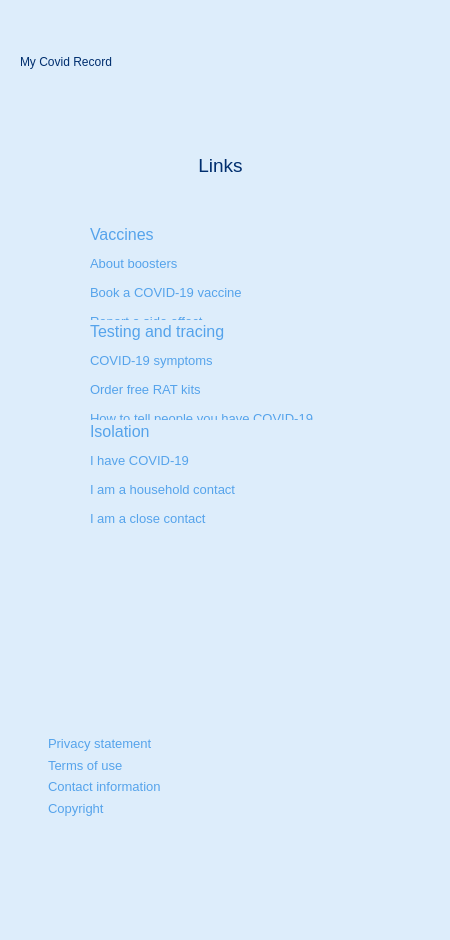
   <widget class="QWidget" name="linkPage">
    <property name="styleSheet">
     <string notr="true">background-color: rgb(221, 237, 251);</string>
    </property>
    <widget class="QLabel" name="topLogoLable_4">
     <property name="geometry">
      <rect>
       <x>240</x>
       <y>30</y>
       <width>171</width>
       <height>81</height>
      </rect>
     </property>
     <property name="styleSheet">
      <string notr="true">color: rgb(255, 255, 255);</string>
     </property>
     <property name="text">
      <string>&lt;html&gt;&lt;head/&gt;&lt;body&gt;&lt;p&gt;&lt;img src=&quot;:/IconsAndImages/MOHLOgo.svg&quot;/&gt;&lt;/p&gt;&lt;/body&gt;&lt;/html&gt;</string>
     </property>
    </widget>
    <widget class="QLabel" name="myCovidRecordLabel_4">
     <property name="geometry">
      <rect>
       <x>20</x>
       <y>50</y>
       <width>172</width>
       <height>24</height>
      </rect>
     </property>
     <property name="styleSheet">
      <string notr="true">font: 700 16pt &quot;Fira Sans&quot;;
color: #002E6E;</string>
     </property>
     <property name="text">
      <string>My Covid Record</string>
     </property>
    </widget>
    <widget class="QGroupBox" name="groupBox_2">
     <property name="geometry">
      <rect>
       <x>40</x>
       <y>190</y>
       <width>351</width>
       <height>431</height>
      </rect>
     </property>
     <property name="styleSheet">
      <string notr="true">border: none;</string>
     </property>
     <property name="title">
      <string/>
     </property>
     <widget class="QWidget" name="verticalLayoutWidget">
      <property name="geometry">
       <rect>
        <x>50</x>
        <y>33</y>
        <width>231</width>
        <height>110</height>
       </rect>
      </property>
      <layout class="QVBoxLayout" name="verticalLayout">
       <item>
        <widget class="QLabel" name="Heading">
         <property name="styleSheet">
          <string notr="true">font: 700 16pt &quot;Fira Sans&quot;;
color: rgb(85, 163, 235);</string>
         </property>
         <property name="text">
          <string>&lt;html&gt;&lt;head/&gt;&lt;body&gt;&lt;p&gt;&lt;span style=&quot; font-size:12pt;&quot;&gt;Vaccines&lt;/span&gt;&lt;/p&gt;&lt;/body&gt;&lt;/html&gt;</string>
         </property>
        </widget>
       </item>
       <item>
        <widget class="QLabel" name="link_2">
         <property name="styleSheet">
          <string notr="true">font: 700 16pt &quot;Fira Sans&quot;;
color: rgb(85, 163, 235);</string>
         </property>
         <property name="text">
          <string>&lt;html&gt;&lt;head/&gt;&lt;body&gt;&lt;p&gt;&lt;span style=&quot; font-size:10pt; font-weight:400;&quot;&gt;About boosters&lt;/span&gt;&lt;/p&gt;&lt;/body&gt;&lt;/html&gt;</string>
         </property>
        </widget>
       </item>
       <item>
        <widget class="QLabel" name="link">
         <property name="styleSheet">
          <string notr="true">font: 700 16pt &quot;Fira Sans&quot;;
color: rgb(85, 163, 235);</string>
         </property>
         <property name="text">
          <string>&lt;html&gt;&lt;head/&gt;&lt;body&gt;&lt;p&gt;&lt;span style=&quot; font-size:10pt; font-weight:400;&quot;&gt;Book a COVID-19 vaccine&lt;/span&gt;&lt;/p&gt;&lt;/body&gt;&lt;/html&gt;</string>
         </property>
        </widget>
       </item>
       <item>
        <widget class="QLabel" name="link_3">
         <property name="styleSheet">
          <string notr="true">font: 700 16pt &quot;Fira Sans&quot;;
color: rgb(85, 163, 235);</string>
         </property>
         <property name="text">
          <string>&lt;html&gt;&lt;head/&gt;&lt;body&gt;&lt;p&gt;&lt;span style=&quot; font-size:10pt; font-weight:400;&quot;&gt;Report a side effect&lt;/span&gt;&lt;/p&gt;&lt;/body&gt;&lt;/html&gt;</string>
         </property>
        </widget>
       </item>
      </layout>
     </widget>
     <widget class="QWidget" name="verticalLayoutWidget_2">
      <property name="geometry">
       <rect>
        <x>50</x>
        <y>130</y>
        <width>293</width>
        <height>110</height>
       </rect>
      </property>
      <layout class="QVBoxLayout" name="verticalLayout_2">
       <item>
        <widget class="QLabel" name="Heading_3">
         <property name="styleSheet">
          <string notr="true">font: 700 16pt &quot;Fira Sans&quot;;
color: rgb(85, 163, 235);</string>
         </property>
         <property name="text">
          <string>&lt;html&gt;&lt;head/&gt;&lt;body&gt;&lt;p&gt;&lt;span style=&quot; font-size:12pt;&quot;&gt;Testing and tracing&lt;/span&gt;&lt;/p&gt;&lt;/body&gt;&lt;/html&gt;</string>
         </property>
        </widget>
       </item>
       <item>
        <widget class="QLabel" name="link_4">
         <property name="styleSheet">
          <string notr="true">font: 700 16pt &quot;Fira Sans&quot;;
color: rgb(85, 163, 235);</string>
         </property>
         <property name="text">
          <string>&lt;html&gt;&lt;head/&gt;&lt;body&gt;&lt;p&gt;&lt;span style=&quot; font-size:10pt; font-weight:400;&quot;&gt;COVID-19 symptoms&lt;/span&gt;&lt;/p&gt;&lt;/body&gt;&lt;/html&gt;</string>
         </property>
        </widget>
       </item>
       <item>
        <widget class="QLabel" name="link_5">
         <property name="styleSheet">
          <string notr="true">font: 700 16pt &quot;Fira Sans&quot;;
color: rgb(85, 163, 235);</string>
         </property>
         <property name="text">
          <string>&lt;html&gt;&lt;head/&gt;&lt;body&gt;&lt;p&gt;&lt;span style=&quot; font-size:10pt; font-weight:400;&quot;&gt;Order free RAT kits&lt;/span&gt;&lt;/p&gt;&lt;/body&gt;&lt;/html&gt;</string>
         </property>
        </widget>
       </item>
       <item>
        <widget class="QLabel" name="link_6">
         <property name="styleSheet">
          <string notr="true">font: 700 16pt &quot;Fira Sans&quot;;
color: rgb(85, 163, 235);</string>
         </property>
         <property name="text">
          <string>&lt;html&gt;&lt;head/&gt;&lt;body&gt;&lt;p&gt;&lt;span style=&quot; font-size:10pt; font-weight:400;&quot;&gt;How to tell people you have COVID-19&lt;/span&gt;&lt;/p&gt;&lt;/body&gt;&lt;/html&gt;</string>
         </property>
        </widget>
       </item>
      </layout>
     </widget>
     <widget class="QWidget" name="verticalLayoutWidget_3">
      <property name="geometry">
       <rect>
        <x>50</x>
        <y>230</y>
        <width>231</width>
        <height>110</height>
       </rect>
      </property>
      <layout class="QVBoxLayout" name="verticalLayout_5">
       <item>
        <widget class="QLabel" name="Heading_5">
         <property name="styleSheet">
          <string notr="true">font: 700 16pt &quot;Fira Sans&quot;;
color: rgb(85, 163, 235);</string>
         </property>
         <property name="text">
          <string>&lt;html&gt;&lt;head/&gt;&lt;body&gt;&lt;p&gt;&lt;span style=&quot; font-size:12pt;&quot;&gt;Isolation&lt;/span&gt;&lt;/p&gt;&lt;/body&gt;&lt;/html&gt;</string>
         </property>
        </widget>
       </item>
       <item>
        <widget class="QLabel" name="link_10">
         <property name="styleSheet">
          <string notr="true">font: 700 16pt &quot;Fira Sans&quot;;
color: rgb(85, 163, 235);</string>
         </property>
         <property name="text">
          <string>&lt;html&gt;&lt;head/&gt;&lt;body&gt;&lt;p&gt;&lt;span style=&quot; font-size:10pt; font-weight:400;&quot;&gt;I have COVID-19&lt;/span&gt;&lt;/p&gt;&lt;/body&gt;&lt;/html&gt;</string>
         </property>
        </widget>
       </item>
       <item>
        <widget class="QLabel" name="link_11">
         <property name="styleSheet">
          <string notr="true">font: 700 16pt &quot;Fira Sans&quot;;
color: rgb(85, 163, 235);</string>
         </property>
         <property name="text">
          <string>&lt;html&gt;&lt;head/&gt;&lt;body&gt;&lt;p&gt;&lt;span style=&quot; font-size:10pt; font-weight:400;&quot;&gt;I am a household contact&lt;/span&gt;&lt;/p&gt;&lt;/body&gt;&lt;/html&gt;</string>
         </property>
        </widget>
       </item>
       <item>
        <widget class="QLabel" name="link_12">
         <property name="styleSheet">
          <string notr="true">font: 700 16pt &quot;Fira Sans&quot;;
color: rgb(85, 163, 235);</string>
         </property>
         <property name="text">
          <string>&lt;html&gt;&lt;head/&gt;&lt;body&gt;&lt;p&gt;&lt;span style=&quot; font-size:10pt; font-weight:400;&quot;&gt;I am a close contact&lt;/span&gt;&lt;/p&gt;&lt;/body&gt;&lt;/html&gt;</string>
         </property>
        </widget>
       </item>
      </layout>
     </widget>
    </widget>
    <widget class="QLabel" name="linksHeading">
     <property name="enabled">
      <bool>true</bool>
     </property>
     <property name="geometry">
      <rect>
       <x>0</x>
       <y>140</y>
       <width>441</width>
       <height>51</height>
      </rect>
     </property>
     <property name="styleSheet">
      <string notr="true">font: 700 16pt &quot;Fira Sans&quot;;
text-align: center;
color: rgb(0, 46, 110);</string>
     </property>
     <property name="text">
      <string>&lt;html&gt;&lt;head/&gt;&lt;body&gt;&lt;p&gt;&lt;span style=&quot; font-size:14pt;&quot;&gt;Links&lt;/span&gt;&lt;/p&gt;&lt;/body&gt;&lt;/html&gt;</string>
     </property>
     <property name="alignment">
      <set>Qt::AlignCenter</set>
     </property>
    </widget>
    <widget class="QLabel" name="nzGovIconLabel_2">
     <property name="geometry">
      <rect>
       <x>0</x>
       <y>790</y>
       <width>431</width>
       <height>141</height>
      </rect>
     </property>
     <property name="text">
      <string>&lt;html&gt;&lt;head/&gt;&lt;body&gt;&lt;p&gt;&lt;img src=&quot;:/IconsAndImages/NZGovernmentLogo.svg&quot;/&gt;&lt;/p&gt;&lt;/body&gt;&lt;/html&gt;</string>
     </property>
     <property name="alignment">
      <set>Qt::AlignCenter</set>
     </property>
    </widget>
    <widget class="QLabel" name="topLogoLable_5">
     <property name="geometry">
      <rect>
       <x>210</x>
       <y>740</y>
       <width>221</width>
       <height>81</height>
      </rect>
     </property>
     <property name="styleSheet">
      <string notr="true">color: rgb(255, 255, 255);</string>
     </property>
     <property name="text">
      <string>&lt;html&gt;&lt;head/&gt;&lt;body&gt;&lt;p&gt;&lt;img src=&quot;:/IconsAndImages/MOHLOgo.svg&quot;/&gt;&lt;/p&gt;&lt;/body&gt;&lt;/html&gt;</string>
     </property>
     <property name="alignment">
      <set>Qt::AlignCenter</set>
     </property>
    </widget>
    <widget class="QWidget" name="verticalLayoutWidget_4">
     <property name="geometry">
      <rect>
       <x>20</x>
       <y>733</y>
       <width>211</width>
       <height>86</height>
      </rect>
     </property>
     <layout class="QVBoxLayout" name="verticalLayout_6">
      <property name="spacing">
       <number>0</number>
      </property>
      <property name="leftMargin">
       <number>28</number>
      </property>
      <item>
       <widget class="QLabel" name="link_13">
        <property name="styleSheet">
         <string notr="true">font: 700 16pt &quot;Fira Sans&quot;;
color: rgb(85, 163, 235);</string>
        </property>
        <property name="text">
         <string>&lt;html&gt;&lt;head/&gt;&lt;body&gt;&lt;p&gt;&lt;span style=&quot; font-size:10pt; font-weight:400;&quot;&gt;Privacy statement&lt;/span&gt;&lt;/p&gt;&lt;/body&gt;&lt;/html&gt;</string>
        </property>
       </widget>
      </item>
      <item>
       <widget class="QLabel" name="link_15">
        <property name="styleSheet">
         <string notr="true">font: 700 16pt &quot;Fira Sans&quot;;
color: rgb(85, 163, 235);</string>
        </property>
        <property name="text">
         <string>&lt;html&gt;&lt;head/&gt;&lt;body&gt;&lt;p&gt;&lt;span style=&quot; font-size:10pt; font-weight:400;&quot;&gt;Terms of use&lt;/span&gt;&lt;/p&gt;&lt;/body&gt;&lt;/html&gt;</string>
        </property>
       </widget>
      </item>
      <item>
       <widget class="QLabel" name="link_16">
        <property name="styleSheet">
         <string notr="true">font: 700 16pt &quot;Fira Sans&quot;;
color: rgb(85, 163, 235);</string>
        </property>
        <property name="text">
         <string>&lt;html&gt;&lt;head/&gt;&lt;body&gt;&lt;p&gt;&lt;span style=&quot; font-size:10pt; font-weight:400;&quot;&gt;Contact information&lt;/span&gt;&lt;/p&gt;&lt;/body&gt;&lt;/html&gt;</string>
        </property>
       </widget>
      </item>
      <item>
       <widget class="QLabel" name="link_14">
        <property name="styleSheet">
         <string notr="true">font: 700 16pt &quot;Fira Sans&quot;;
color: rgb(85, 163, 235);</string>
        </property>
        <property name="text">
         <string>&lt;html&gt;&lt;head/&gt;&lt;body&gt;&lt;p&gt;&lt;span style=&quot; font-size:10pt; font-weight:400;&quot;&gt;Copyright&lt;/span&gt;&lt;/p&gt;&lt;/body&gt;&lt;/html&gt;</string>
        </property>
       </widget>
      </item>
     </layout>
    </widget>
   </widget>
